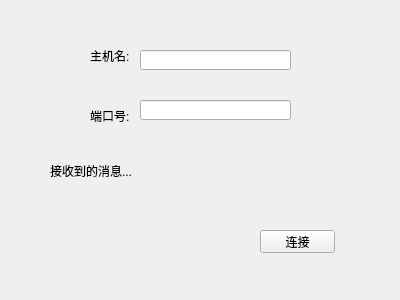
<?xml version="1.0" encoding="UTF-8"?>
<ui version="4.0">
 <class>Widget</class>
 <widget class="QWidget" name="Widget">
  <property name="geometry">
   <rect>
    <x>0</x>
    <y>0</y>
    <width>400</width>
    <height>300</height>
   </rect>
  </property>
  <property name="windowTitle">
   <string>Widget</string>
  </property>
  <widget class="QLabel" name="label">
   <property name="geometry">
    <rect>
     <x>90</x>
     <y>50</y>
     <width>54</width>
     <height>12</height>
    </rect>
   </property>
   <property name="text">
    <string>主机名:</string>
   </property>
  </widget>
  <widget class="QLabel" name="label_2">
   <property name="geometry">
    <rect>
     <x>90</x>
     <y>110</y>
     <width>54</width>
     <height>12</height>
    </rect>
   </property>
   <property name="text">
    <string>端口号:</string>
   </property>
  </widget>
  <widget class="QLabel" name="messageLabel">
   <property name="geometry">
    <rect>
     <x>50</x>
     <y>140</y>
     <width>281</width>
     <height>61</height>
    </rect>
   </property>
   <property name="text">
    <string>接收到的消息...</string>
   </property>
  </widget>
  <widget class="QLineEdit" name="hostLineEdit">
   <property name="geometry">
    <rect>
     <x>140</x>
     <y>50</y>
     <width>151</width>
     <height>20</height>
    </rect>
   </property>
  </widget>
  <widget class="QLineEdit" name="portLineEdit">
   <property name="geometry">
    <rect>
     <x>140</x>
     <y>100</y>
     <width>151</width>
     <height>20</height>
    </rect>
   </property>
  </widget>
  <widget class="QPushButton" name="pushButton">
   <property name="geometry">
    <rect>
     <x>260</x>
     <y>230</y>
     <width>75</width>
     <height>23</height>
    </rect>
   </property>
   <property name="text">
    <string>连接</string>
   </property>
  </widget>
 </widget>
 <layoutdefault spacing="6" margin="11"/>
 <resources/>
 <connections/>
</ui>
